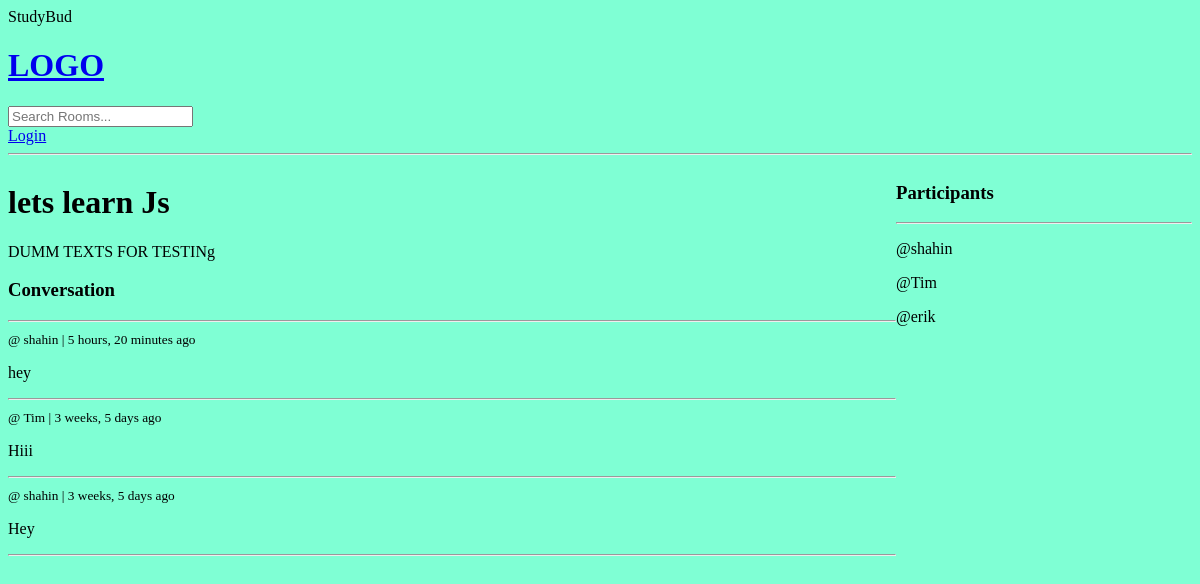
The page /room/1/ on the database as committed earlier.
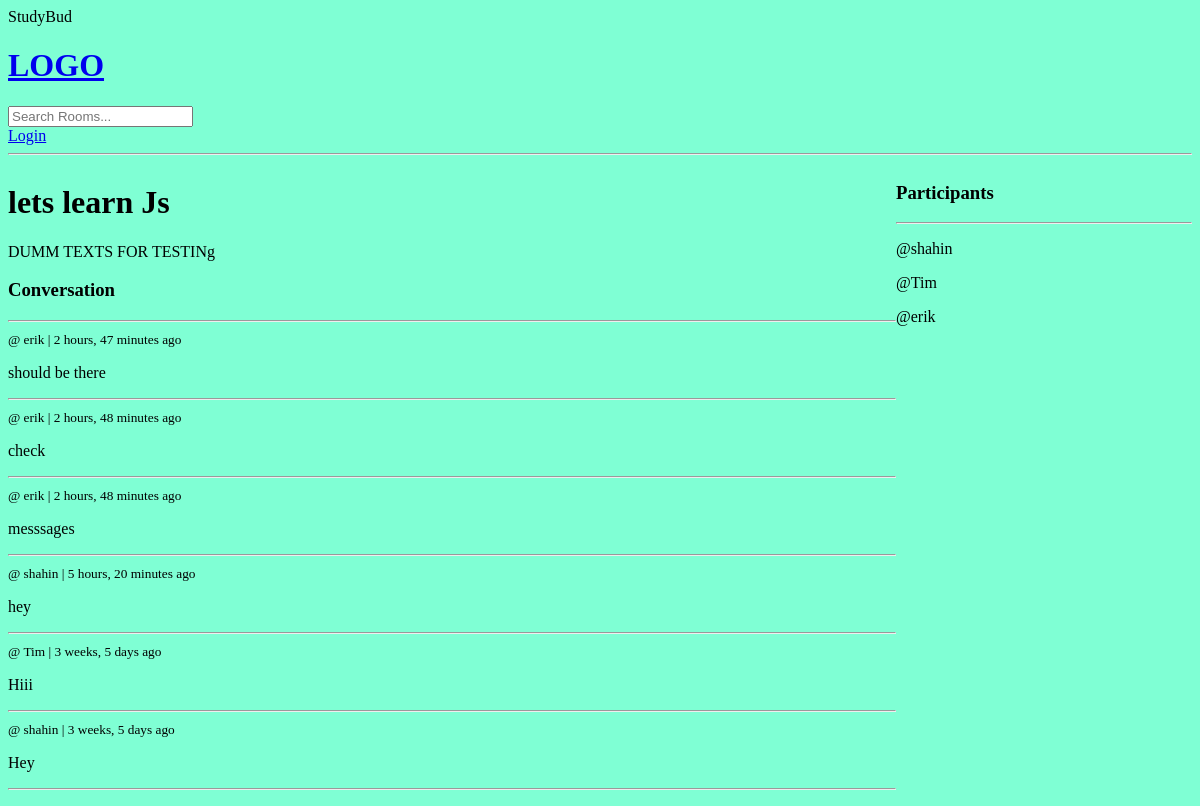
The same page on the database as committed later.
### base/models.py (models this page shows, shortened)
class Message(models.Model):
    user = models.ForeignKey(User, on_delete = models.CASCADE) #from built in User table
    room = models.ForeignKey(Room, on_delete = models.CASCADE) #models.SET_NULL room deleted-messages will be NULL connected, models.CASCADE room deleted-messages deleted
    body = models.TextField(max_length= 3000)
    updated = models.DateTimeField(auto_now = True) #takes every save
    created = models.DateTimeField(auto_now_add = True) #takes when it s created
    class Meta:
        ordering = ['-updated','-created']

### base/views.py (the view, shortened to what this page needs)
# urls.py: path('room/<str:pk>/', views.room, name = 'room'),
def room (request,pk):
    room = Room.objects.get(id = pk)
    room_messages = room.message_set.all().order_by('-created')
    participants = room.participants.all()
    context = {'room':room, 'room_messages':room_messages,'participants' : participants}
    return render(request, 'base/room.html', context)

### base/templates/base/room.html (shortened to what this page needs)
{% extends 'main.html'%}
{% block content %}
<div class = "room-container">
    <div>
    <h1> {{room.name}} </h1>
    <p> {{room.description}}</p>
    <div class='comment-wrapper'>
        <h3>Conversation</h3>
        <hr>
        {% for message in room_messages %}
        <div>
            <small>@ {{message.user}} | {{message.created|timesince}} ago</small>
            <p>{{message.body}}</p>
            <hr>
        </div>
        {% endfor %}
    </div>
    </div>
    <div>
        <h3> Participants</h3>
        <hr>
        {% for user in participants%}
        <div>
            <p>@{{user.username}}</p>
        </div>
        {%endfor%}
    </div>
</div>
{% endblock %}

Rows that differ between the two databases and show on the page:
added Message: user "erik", created "2 hours, 47 minutes", body "should be there"
added Message: user "erik", created "2 hours, 48 minutes", body "check"
added Message: user "erik", created "2 hours, 48 minutes", body "messsages"
